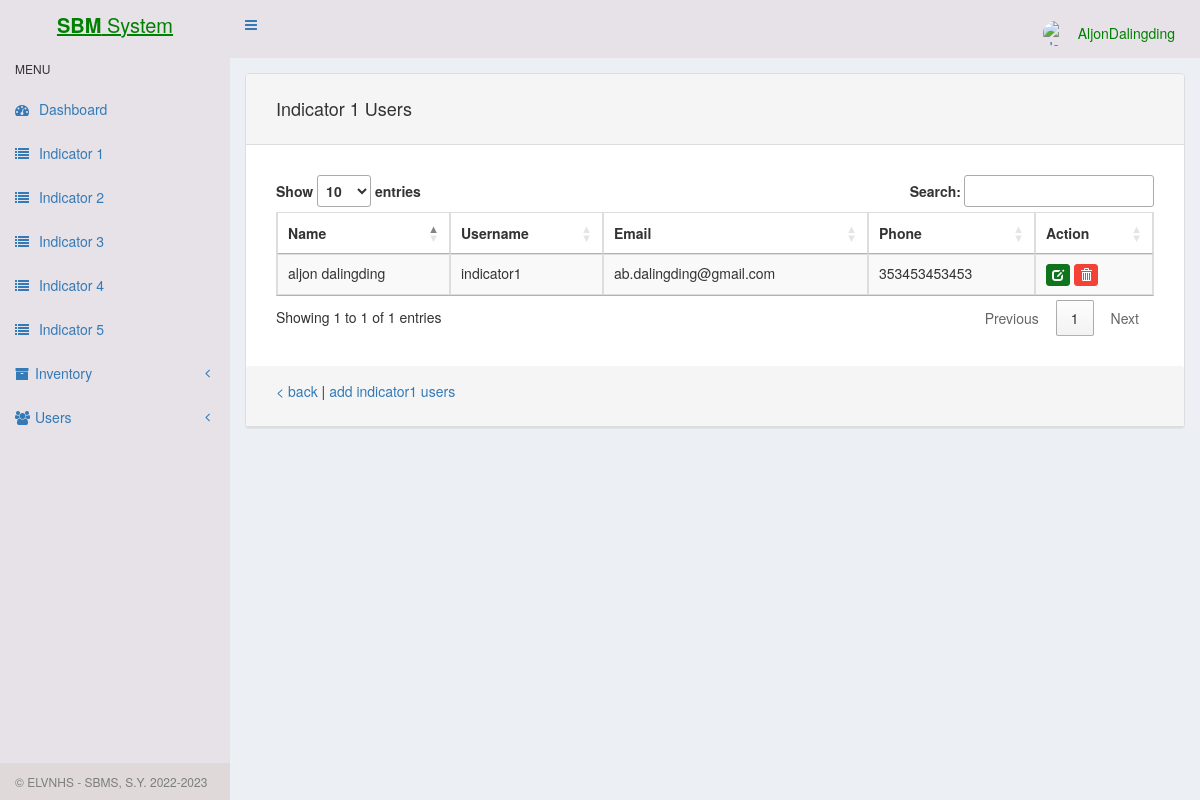
The app's page /ind1-user-list.php (signed in) with its own data.
### tables this page shows
CREATE TABLE `ind1_users` (
  `id` int(11) NOT NULL,
  `name` varchar(255) NOT NULL,
  `username` varchar(100) NOT NULL,
  `email` varchar(100) NOT NULL,
  `phone` varchar(100) NOT NULL,
  `password` varchar(200) NOT NULL
);

### functions.php (the view, shortened to what this page needs)
<?php
function getInd1Users() {
	$mysqli = new mysqli(DATABASE_HOST, DATABASE_USER, DATABASE_PASS, DATABASE_NAME);
	$query = "SELECT * FROM ind1_users ORDER BY username ASC";
	$results = $mysqli->query($query);
	if($results) {
		print '<table class="table table-striped table-hover table-bordered" id="data-table"><thead><tr>
				<th>Name</th>
				<th>Username</th>
				<th>Email</th>
				<th>Phone</th>
				<th>Action</th>
			  </tr></thead><tbody>';
		while($row = $results->fetch_assoc()) {
		    print '
			    <tr>
			    	<td>'.$row['name'].'</td>
					<td>'.$row["username"].'</td>
				    <td>'.$row["email"].'</td>
				    <td>'.$row["phone"].'</td>
				    <td>
				    <a href="ind1-user-edit.php?id='.$row["id"].'" class="btn btn-primary btn-xs"><span class="glyphicon glyphicon-edit" aria-hidden="true"></span></a>
				    	 <a data-user-id="'.$row['id'].'" class="btn btn-danger btn-xs delete-user"><span class="glyphicon glyphicon-trash" aria-hidden="true"></span></a>
				    </td>
			    </tr>
		    ';
		}
		print '</tr></tbody></table>';
	} else {
		echo "<p>There are no users to display.</p>";
	}
}
?>

### css/styles.css (style rules this page uses)
body { padding: 0; background-color: #e6e2e7; }
.btn-primary { background-color: #0e751c; border-color: #0e751c; }
.btn-danger { background-color: #f44336; border-color: #f44336; }

### records on screen
ind1_users: name "aljon dalingding", username "indicator1", email "ab.dalingding@gmail.com", phone "353453453453"

### other values on screen
$_SESSION['login_username'] "AljonDalingding"
